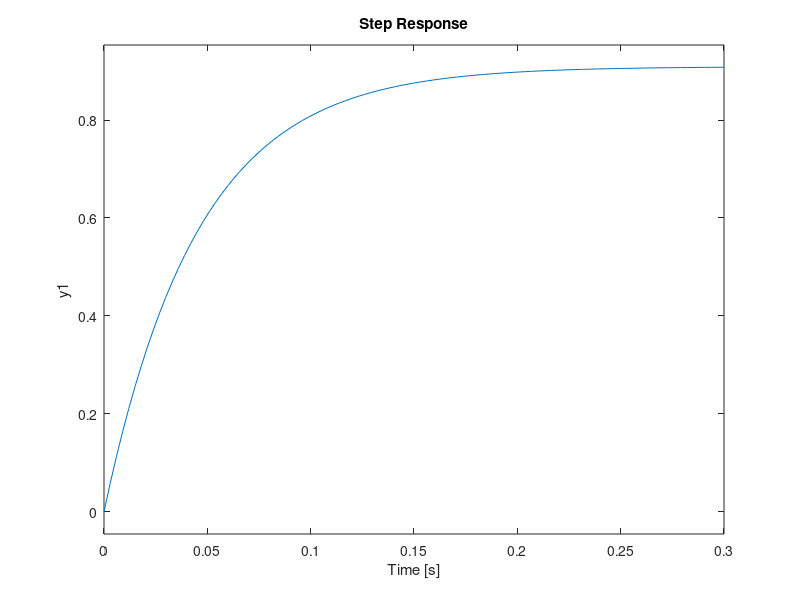

The MATLAB script that drew this image: (Note: this script raises an error after producing the figure.)
% pkg install -forge control
% pkg install -forge signal

pkg load control
pkg load signal

% Vectores
a = [1 2 3 4 5 6 9 8 7]
b = a + 2

t = 0:2:20

c = a + b
d = b - a

% Matrices
Matriz = [
  1 2 3
  4 5 6
  7 8 9
]

matriz = [1, 2, 3; 4, 5, 6; 7, 8, 9]

M1 = Matriz + matriz
M2 = Matriz * matriz
M3 = Matriz - matriz

% Funciones
sin(pi/4)
cos(pi/4)
tan(pi/4)

% Plot
t = 0:0.25:7;
y = sin(t);
plot(t,y);


%==============%
% Actividad 01 %
%==============%

% Escala Lineal %
x = 0:1:7;
y = e.^x;
plot(x, y);

% Escala SemiLogaritmica %
x1 = 0:1:10;
y1 = e.^x1;
semilogx(x1, y1);

% Se guardan las lineas 44, 45 y 46 en un archivo "exponencial.m" en mi Desktop
% para probar la actividad 2


%==============%
% Actividad 02 %
%==============%

% run '/home/federico/Desktop/exponencial'


% Valores Complejos %

c = 30 + 20j
modulo = abs(c)
argumento = angle(c)
grados = argumento * 180 / pi
imag(c)
real(c)


% Polinomios %

% s^3 - 15s^2 - 2s^1 + 9s^0
p1 = [1 3 -15 -2 9]

% s^4 + 1
p2 = [1 0 0 0 1]

z = polyval(p2, 2)


%==============%
% Actividad 03 %
%==============%

p3 = [3 0 2 -162 0 12]
resP2 = polyval(p3, -3)

% Raices %

roots(p1)


%==============%
% Actividad 04 %
%==============%

roots(p3)


% Obtener polinomio a partir de sus raíces %

poly([-1 2 3])


% Funcion de transferencia %

% num = [a b];
% den = [c d e];
%
% Polos, ceros y ganancia %
%
% [z, p, k] = tf2zp(num, den)
%
%    z = cero de la función
%    p = polos de la función
%    k = ganancia de la función
%
% [num, den] = zp2tf(z, p, k);
%
% G = zpk(z, p, k);


%==============%
% Actividad 05 %
%==============%

numerador   = [5, 3, 20]
denominador = [1, 0, 1, 4, 12]

[zeros, polos, ampllificacion] = tf2zp(numerador, denominador)

z = [0, 1]
p = [1, 2, 3, 4]
a = 8

[num, den] = zp2tf(z, p, a)

G = zpk(z, p, a)

g = tf(num, den)


% Desarrollo en Fracciones simples %

[res, p] = residue(num, den);

%==============%
% Actividad 06 %
%==============%

num = [0, 1, 2]
den = [4, 5, 6, 8]

[res, p] = residue(num, den)


%==================%
% Actividad 07 - A %
%==================%

res = [-6, -4, 3, 2]
%       ^   ^  ^  ^
%       |   |  |  |
%       v   v  v  v
p   = [-3, -2, 1, 0]

k = 2   % Porque es el valor de res correspondiente al polo 0

[num, den] = residue(res, p, k)
G = tf(num, den)


% Sistemas de Primer Orden %


%==================%
% Actividad 07 - B %
%==================%

tau = 1:0.4:4
hold on;
for v = tau
	num = [1];
	den = [v, 1];
	sys = tf(num, den);
	step(sys);
	grid;
end

% Conclusión:
% Cuanto más grande es TAU le lleva mas tiempo llegar al estado estable


%==============%
% Actividad 08 %
%==============%

kc = 1:10
hold on;
for v = kc
	num = [v];
	den = [0.5, v + 1];
	sys = tf(num, den);
	step(sys);
	grid;
end

% Conclusión:
% El error disminuye si la amplitud es mas alta debido a que
% llega al estado estable mas rapido


% Función transferencia a lazo cerrado - Transferencia Global %

numg1 = [0.4]
deng1 = [1];

numg2 = [100];
deng2 = [1 2 0];

numh2 = [1 0];
denh2 = [1 20];

[numvc, denvc] = feedback(numg2, deng2, numh2, denh2, -1);
[numec, denec] = series(numg1, deng1, numvc, denvc);
[num, den] = cloop(numec, denec, -1);

%==============%
% Actividad 09 %
%==============%

G = tf(num, den)


%==============%
% Actividad 10 %
%==============%

num = [4];
den1 = [1, 0.8, 4];
den2 = [1, 1.6, 4];

impulse(tf(num, den1));
hold on;
impulse(tf(num, den2));

% Conclusion:
% Si la "s" es mas chica los cambios son mas abruptos
% pero mas rapido se estabiliza el sistema


%==============%
% Actividad 11 %
%==============%

hold on;
for s = 0 : 0.25 : 1.2
	num = [0, 0  , 4];
	den = [1, 0.8, 4];
	sys = tf(num,den);
	impulse(sys);
	grid;
end
